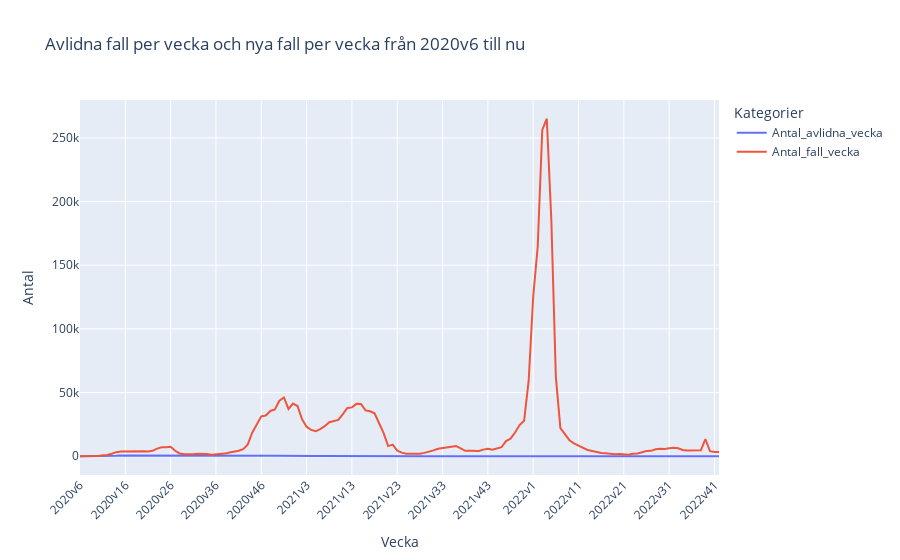

Notebook code for this chart:
### Markdown cell above
#### 1 e. Rita linjediagram av både avlidna fall per vecka och nya fall per vecka i samma fönster från 2020v6 till nu.

### Code cell
px_e = plot_px_graph(
    covid_weeks,
    ["Antal_avlidna_vecka", "Antal_fall_vecka"],
    "Avlidna fall per vecka och nya fall per vecka från 2020v6 till nu",
)

create_html_from_plotly_graph(px_e, "e")
px_e

### Figure 1 — Plotly figure (JSON) as saved in the notebook; plotly's stock layout.template omitted (floating-point values rounded to 4 significant figures; data arrays with more than 128 entries replaced by an {"elided": "..."} marker saying what was removed)
{"data": [{"hovertemplate": "Kategorier=Antal_avlidna_vecka<br>Vecka=%{x}<br>Antal=%{y}<extra></extra>", "legendgroup": "Antal_avlidna_vecka", "line": {"color": "#636efa", "dash": "solid"}, "marker": {"symbol": "circle"}, "mode": "lines", "name": "Antal_avlidna_vecka", "orientation": "v", "showlegend": true, "type": "scatter", "x": {"elided": "142 str values"}, "xaxis": "x", "y": {"elided": "142 int values"}, "yaxis": "y"}, {"hovertemplate": "Kategorier=Antal_fall_vecka<br>Vecka=%{x}<br>Antal=%{y}<extra></extra>", "legendgroup": "Antal_fall_vecka", "line": {"color": "#EF553B", "dash": "solid"}, "marker": {"symbol": "circle"}, "mode": "lines", "name": "Antal_fall_vecka", "orientation": "v", "showlegend": true, "type": "scatter", "x": {"elided": "142 str values"}, "xaxis": "x", "y": {"elided": "142 int values"}, "yaxis": "y"}], "layout": {"legend": {"title": {"text": "Kategorier"}, "tracegroupgap": 0}, "title": {"text": "Avlidna fall per vecka och nya fall per vecka från 2020v6 till nu"}, "xaxis": {"anchor": "y", "domain": [0, 1], "dtick": 10, "tickangle": -45, "tickmode": "linear", "title": {"text": "Vecka"}}, "yaxis": {"anchor": "x", "domain": [0, 1], "title": {"text": "Antal"}}}}
